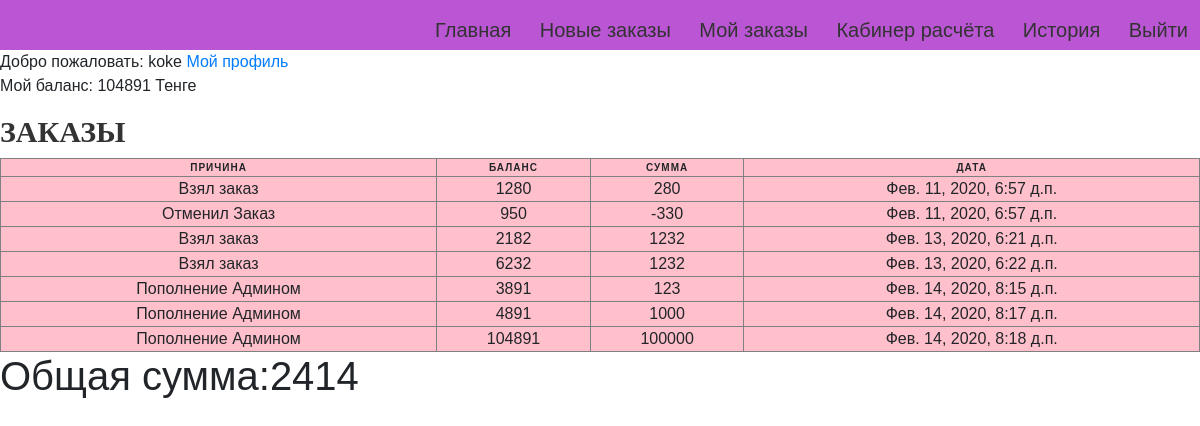
The app's page /curiers/private_curier_history/ (signed in) with its own data.
### curier/models.py (models this page shows)
class Curier(models.Model):
	user = models.OneToOneField(settings.AUTH_USER_MODEL, on_delete=models.CASCADE,related_name="mycurier")
	date_of_birth=models.DateField(blank=True, null=True)
	photo =models.ImageField(upload_to='curiers/%y/%m/%d', blank=True)
	experience=models.IntegerField(blank=True, null=True)
	phone = models.IntegerField(null=False, blank=False)
	is_available=models.BooleanField(default=False)
	balance = models.DecimalField(decimal_places=0,max_digits=1000,default=0)

class Changes(models.Model):
    user = models.ForeignKey(Curier,on_delete=models.CASCADE)
    balance_before= models.DecimalField(decimal_places=0,max_digits=1000,default=0)
    summa = models.DecimalField(decimal_places=0,max_digits=1000,default=0)
    reason = models.CharField(max_length=255)
    created_date=models.DateTimeField(default=timezone.now)

### curier/views.py (the view)
# urls.py: path("private_curier_history/",views.curier_history,name="curier_history"),
def curier_history(request):
    histories = Changes.objects.all().filter(user=request.user.mycurier)
    total=0
    for i in histories:
    		if i.reason!="Пополнение Админом":
    				total+=i.summa
    ctx={
    "history":histories,
    "total":total,
    }
    return render(request,"curiers/history.html",context=ctx)

### curier/templates/curiers/history.html (shortened to what this page needs)
{%extends 'curiers/base_curier.html' %} {%load static%} {%block title%} Личный кабиент Курьера 2{%endblock%} {%block content%}
<a href="{% url 'edit'%}">Мой профиль</a>
<p>Мой баланс: {{request.user.mycurier.balance}} Тенге</p>
<h2>Заказы</h2>
<table border="1" id="table_empty">
    <thead>
    <tr>
        <th>Причина</th>
        <th>Баланс</th>
        <th>Сумма</th>
        <th>Дата</th>
    </tr>
    </thead>
    {%for i in history%}
    <tr>
        <td data-label="Причина">{{i.reason}}</td>
        <td data-label="Баланс">{{i.balance_before}}</td>
        <td data-label="Сумма">{{i.summa}}</td>
        <td data-label="Дата">{{i.created_date}}</td>
    </tr>
    {%endfor%}
</table>
<h1>Общая сумма:{{total}}</h1>
{%endblock content%}

### curier/templates/curiers/base_curier.html (shortened to what this page needs)
{% load static %}
<html lang="en">
<head>
    <link rel="stylesheet" href="https://use.fontawesome.com/releases/v5.8.2/css/all.css">
    <link rel="stylesheet" href="https://stackpath.bootstrapcdn.com/bootstrap/4.3.1/css/bootstrap.min.css">
    <link href="{% static 'css/style.css' %}" rel="stylesheet" />
</head>
<body>
    <div class="menu">
        <div class="links">
            {%if user.is_authenticated%}
            <a class="menu-item" href="{% url 'Home' %}">Главная</a>
            <a class="menu-item" href="{% url 'private_сurier2' %}">Новые заказы</a>
            <a class="menu-item" href="{% url 'private_сurier' %}">Мой заказы</a>
            <a class="menu-item" href="{% url 'curier_rashet' day='all'%}">Кабинер расчёта</a>
            <a class="menu-item" href="{% url 'curier_history' %}">История</a>
            <a class="menu-item" href="{% url 'user_logout' %}">Выйти</a> {%else%}
            <a class="menu-item" href="{% url 'user_login' %}">Авторизация</a> {%endif%}
        </div>
    </div>
    {%if user.is_authenticated%} Добро пожаловать: {{ user.username}} {%endif%} {%block content%} {%endblock content%}
</body>
</html>

### Lallog/static/css/style.css (style rules this page uses)
* { padding: 0; margin: 0; }
div { box-sizing: border-box; }
#table_empty { background-color: #FFC0CB; }
table { width: 100%; margin:0; padding:0; border-collapse: collapse; border-spacing: 0; }
table tr { padding: 3px; }
table th, table td { padding: 3px; text-align: center; }
table th { text-transform: uppercase; font-size: 10px; letter-spacing: 1px; }
body { font-family: sans-serif; }
.menu { text-align: right; background: #BA55D3; height: 50px; }
.menu-item { display: inline-block; color:#333; font-size: 20px; line-height: 30px; padding: 15px 12px; text-decoration: none; }
h2 { color: #333333; font-family: "Open+Sans"; font-size: 30px; font-weight: 700; text-transform: uppercase; margin-top: 10px; }

### records on screen
Changes: reason "Взял заказ", balance_before "1280", summa "280", created_date "Фев. 11, 2020, 6:57 д.п."
Changes: reason "Отменил Заказ", balance_before "950", summa "-330", created_date "Фев. 11, 2020, 6:57 д.п."
Changes: reason "Взял заказ", balance_before "2182", summa "1232", created_date "Фев. 13, 2020, 6:21 д.п."
Changes: reason "Взял заказ", balance_before "6232", summa "1232", created_date "Фев. 13, 2020, 6:22 д.п."
Changes: reason "Пополнение Админом", balance_before "3891", summa "123", created_date "Фев. 14, 2020, 8:15 д.п."
Changes: reason "Пополнение Админом", balance_before "4891", summa "1000", created_date "Фев. 14, 2020, 8:17 д.п."
Changes: reason "Пополнение Админом", balance_before "104891", summa "100000", created_date "Фев. 14, 2020, 8:18 д.п."

### other values on screen
{{ user.username }} "koke"
{{ request.user.mycurier.balance }} "104891"
{{ total }} "2414"
